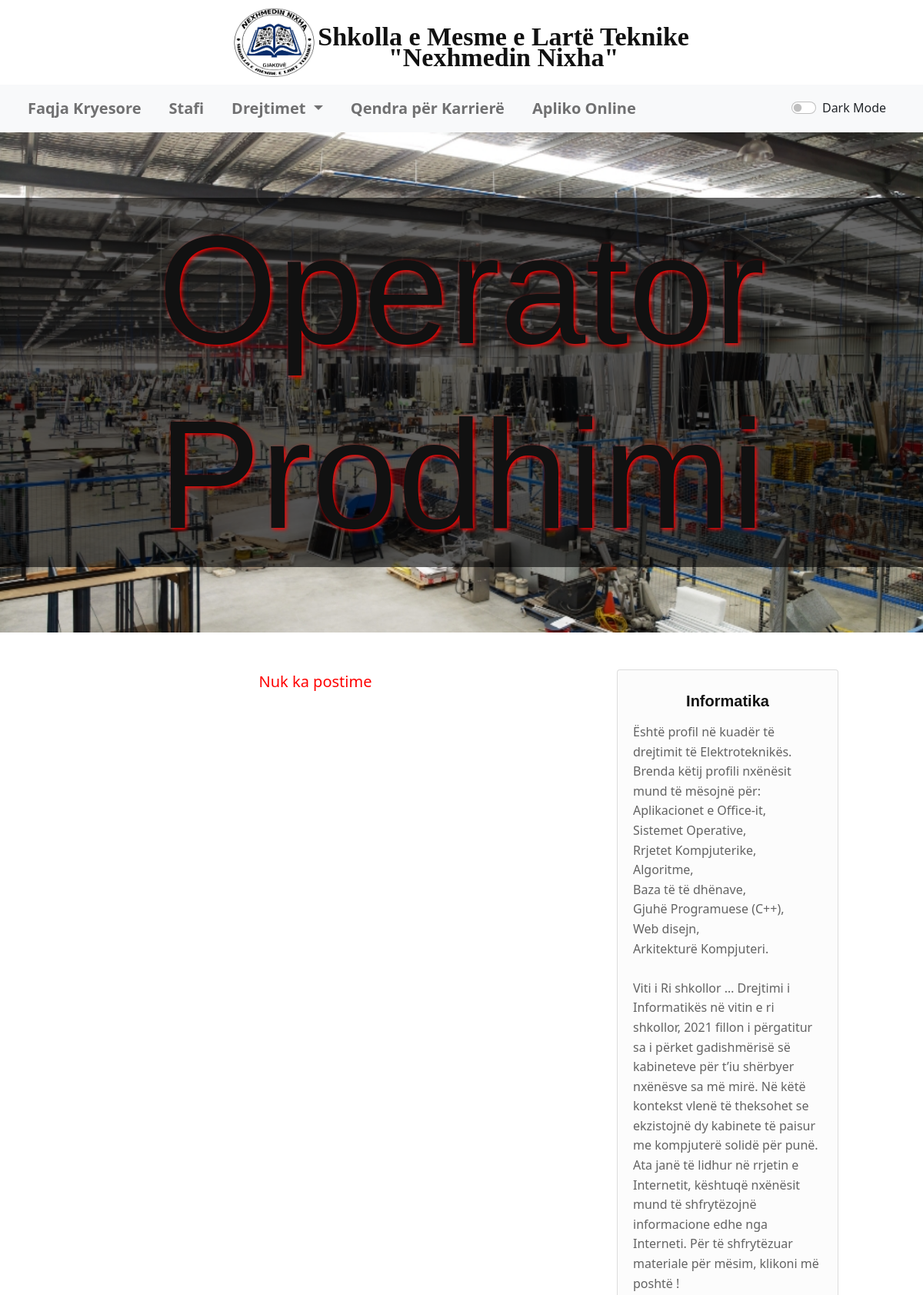
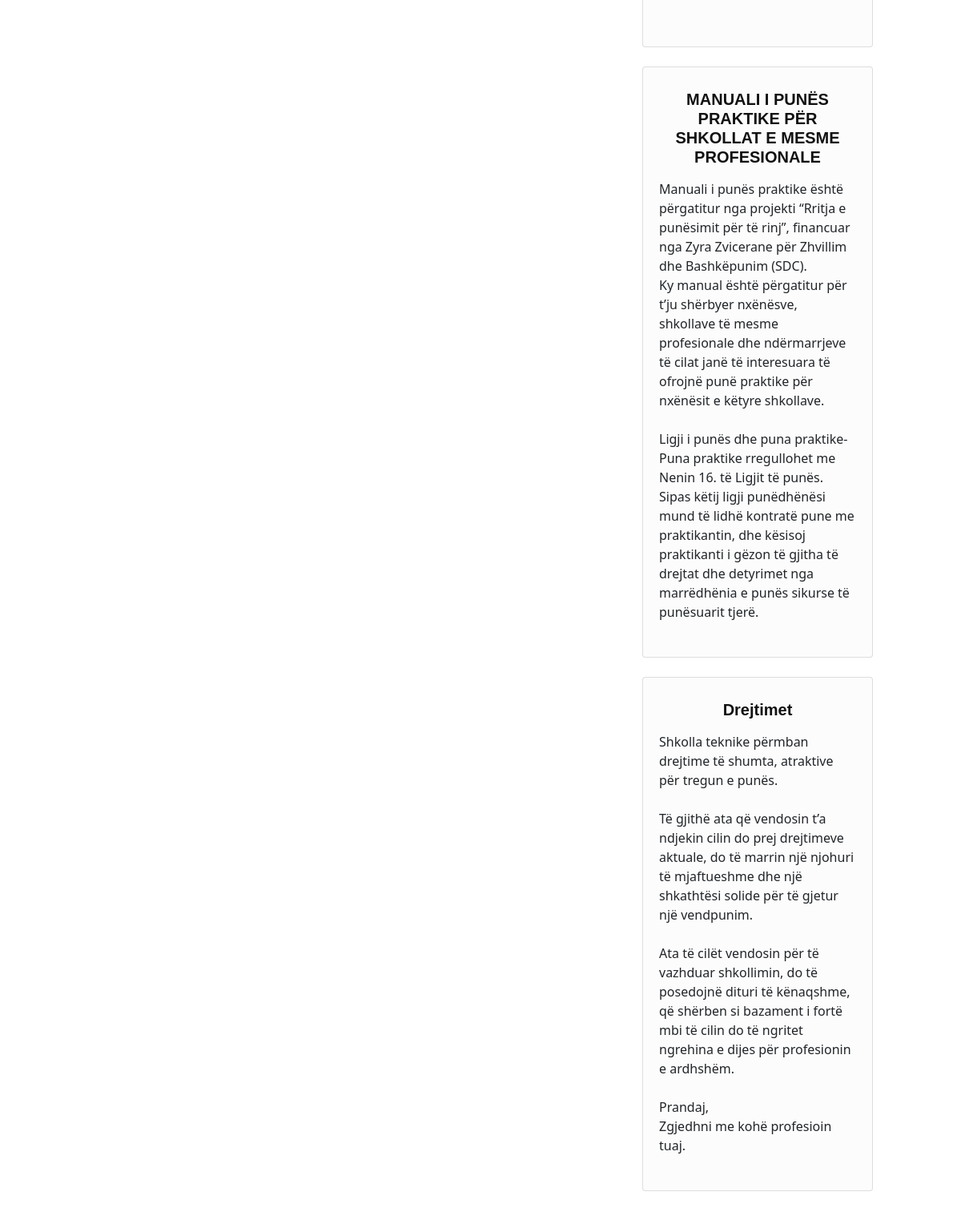
The app's page /kategoria.php?id=2 (upper part) with its own data (2 pictures, top to bottom).
### tables this page shows
CREATE TABLE `post_categories` (
  `id` int(10) UNSIGNED NOT NULL,
  `lamia` int(11) NOT NULL,
  `emri` varchar(40) NOT NULL,
  `emriPhoto` longtext NOT NULL
);

### server.php (called while the page is built, shortened)
<?php
include "server-style.php";
function get_kadegoirt_menu($table)
{
  require("config.php");
  $sql = "SELECT * FROM $table ";
  if ($result = mysqli_query($db, $sql)) {
    foreach ($result as $kategori_memu) {
      echo '
      <a class="dropdown-item" href="kategoria.php?id=' . $kategori_memu['id'] . '">' . $kategori_memu['emri'] . '</a>
	      	';
    }
  }
}

### kategoria.php (the view, shortened to what this page needs)
<?php
include "server.php";
$id = $_REQUEST['id'];
$sql = "SELECT * from post_categories where id='$id'";
$result = mysqli_query($db, $sql);
$row = $result->fetch_assoc();
$k_id = $row['id'];
?>
<?php get_header($row['emri']); ?>
<div class="banner">
	<h1><?= $row['emri'] ?></h1>
	<img src="assets/img/drejtimet/<?= $row['emriPhoto']; ?>"><br>
</div>
<div class="container drejtimet mt-5">
	<div class="row">
		<div class='col-lg-8'>
			<div class="d-flex justify-content-center flex-wrap">
				<?php
				$sql = "SELECT * from post where category = '$k_id' order by id DESC";
				$result = mysqli_query($db, $sql);
				if (mysqli_num_rows($result) == 0) {
					echo "<p style = 'text-align:center;  color:red;  font-size:20px;' >Nuk ka postime </p>";
				}
				?>
			</div>
		</div>
		<div class="col-2">
			<div class="card m-auto first-card	" style="width: 18rem;padding: 20px; background: #FCFCFC;">
				<h5 class="card-title text-center p-2"><b>Informatika</b></h5>
				<div class="user-media media mb-4">
					<p>
						&Euml;sht&euml; profil n&euml; kuad&euml;r t&euml; drejtimit t&euml; Elektroteknik&euml;s.
						Brenda k&euml;tij profili nx&euml;n&euml;sit mund t&euml; m&euml;sojn&euml; p&euml;r: <br>
						Aplikacionet e Office-it,<br>
						Sistemet Operative,<br>
						Rrjetet Kompjuterike,<br>
						Algoritme,<br>
						Baza t&euml; t&euml; dh&euml;nave,<br>
						Gjuh&euml; Programuese (C++),<br>
						Web disejn,<br>
						Arkitektur&euml; Kompjuteri.<br><br>
						Viti i Ri shkollor …
						Drejtimi i Informatik&euml;s n&euml; vitin e ri shkollor, 2021 fillon i p&euml;rgatitur sa i p&euml;rket gadishm&euml;ris&euml; s&euml; kabineteve p&euml;r t’iu sh&euml;rbyer nx&euml;n&euml;sve sa m&euml; mir&euml;.
						N&euml; k&euml;t&euml; kontekst vlen&euml; t&euml; theksohet se ekzistojn&euml; dy kabinete t&euml; paisur me kompjuter&euml; solid&euml; p&euml;r pun&euml;. Ata jan&euml; t&euml; lidhur n&euml; rrjetin e Internetit, k&euml;shtuq&euml; nx&euml;n&euml;sit mund t&euml; shfryt&euml;zojn&euml; informacione edhe nga Interneti.
						P&euml;r t&euml; shfryt&euml;zuar materiale p&euml;r m&euml;sim, klikoni m&euml; posht&euml; !
					</p>
				</div>
			</div><br>
			<?php include "assets/php/colum_table.php"; ?>
		</div>
	</div>
</div>
<br> <br>

### assets/css/style.css (style rules this page uses)
body { height: 100%; font-family: rubik, sans-serif; }
h1, h2, h3, h4, h5, h6 { color: #111; margin: 0; font-weight: 500; font-family: rubik, sans-serif; }
p { color: #636363; line-height: 1.6 }
img { max-width: 100% }
.banner img { width: 100%; height: 650px; }
.banner { position: relative; margin: 0 auto; }
.banner h1 { position: absolute; top: 50%; left: 50%; transform: translate(-50%, -50%); font-size: 200px; text-align: center; text-shadow: 2px 2px 5px red; width: 100%; word-break: keep-all; }
.banner h1::after { background-color: black; content: ""; display: block; position: absolute; top: 0px; left: 0px; width: 100%; height: 100%; z-index: -1; opacity: 0.6; }
.banner img { height: 650px; }
.container, .container-fluid, .container-sm, .container-md, .container-lg, .container-xl { padding-left: 1.5rem; padding-right: 1.5rem; }

### records on screen
post_categories: emri "Operator Prodhimi", emriPhoto (picture)
